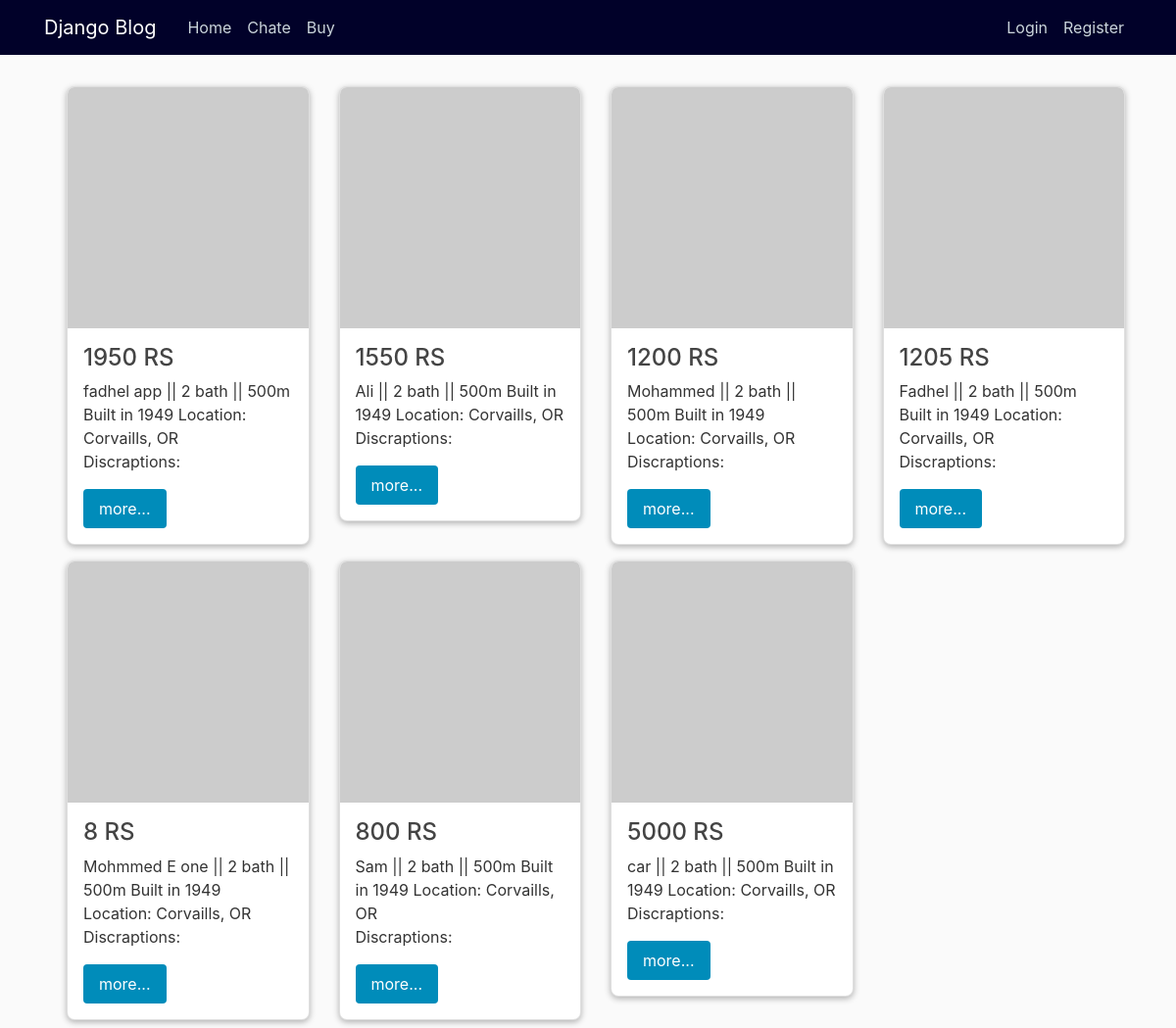
/add/, run on an earlier commit of the app's database.
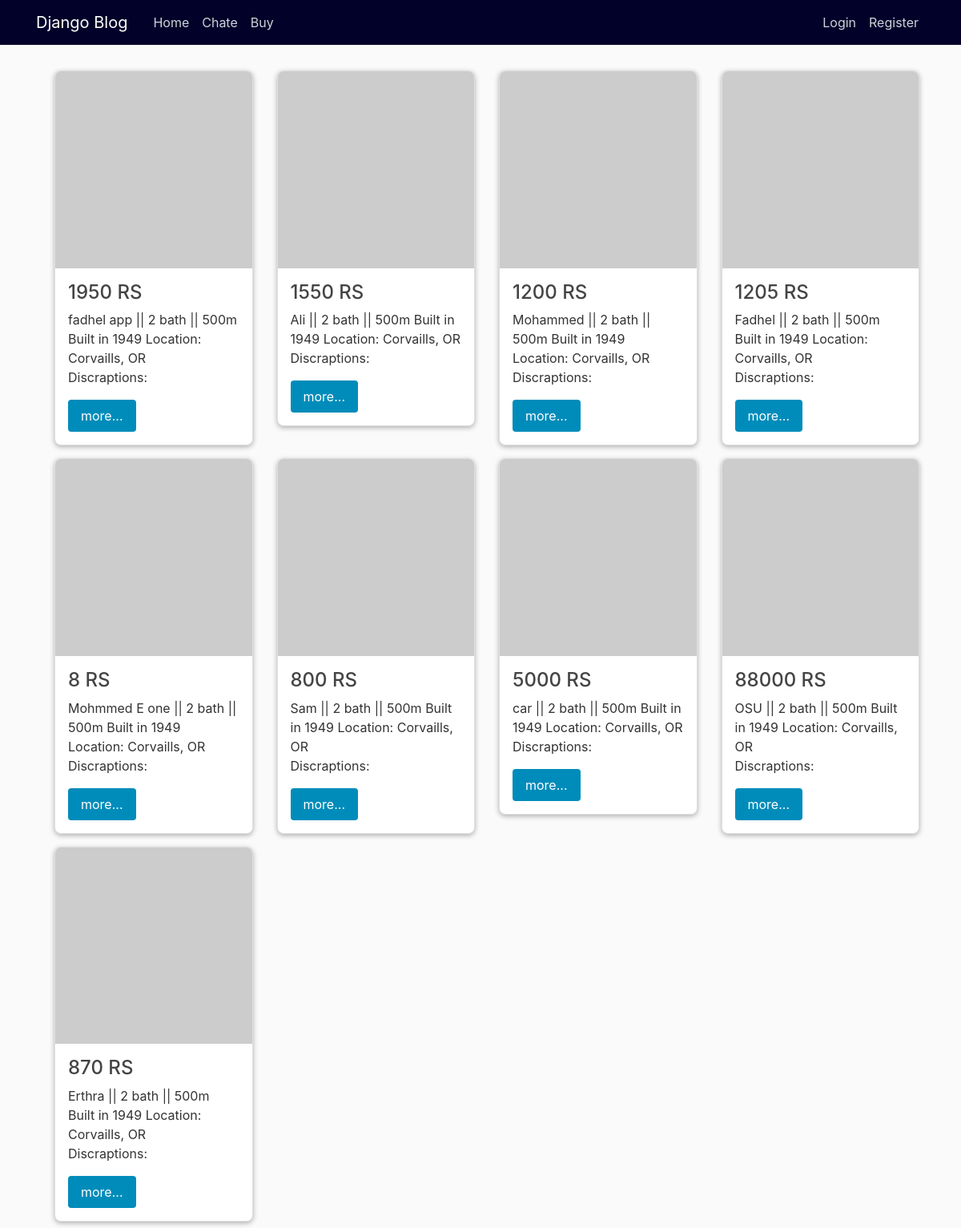
And on a later commit of the database.
### buy_product/models.py (models this page shows, shortened)
class Addproduct2(models.Model):
    price = models.IntegerField(default=1, blank=True, null=True)
    name = models.CharField(max_length=50, unique=True)
    description = models.CharField(max_length=150)
    date_posted_product = models.DateTimeField(default=timezone.now)

### buy_product/views.py (the view)
# urls.py: path('add/', buy_views.fadhel, name= 'add'),
def fadhel(request):
    context = {
        'Addproduct2': Addproduct2.objects.all()
    }
    return render(request, 'buy_product/homebuy.html', context)

### buy_product/templates/buy_product/homebuy.html
{% extends "blog/base2.html" %}
{% block content %}
  <div class="container">
    <div class="row">
     {% for x in Addproduct2 %}
        <div class="col-md-3">
            <div class="card m-2">
              <img src="https://via.placeholder.com/150" alt="Placeholder Image">
                <div class="card-body">
                  <h3>{{ x.price }} RS</h3>
                  <a> {{ x.name }} || 2 bath || 500m</a>
                  <a>Built in 1949</a>
                  <a>Location: Corvaills, OR</a>
                  <P>Discraptions: </P>
                  <a href="#" class="button">more...</a>
                </div>
            </div>
          </div>
      {% endfor %}
    </div>
  </div>
{% endblock content %}

What changed in the data, as far as the page shows it:
added Addproduct2: price "88000", name "OSU"
added Addproduct2: price "870", name "Erthra"
